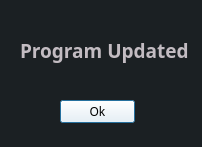
<?xml version="1.0" encoding="UTF-8"?>
<ui version="4.0">
 <class>dlgProgramUpdated</class>
 <widget class="QDialog" name="dlgProgramUpdated">
  <property name="geometry">
   <rect>
    <x>0</x>
    <y>0</y>
    <width>202</width>
    <height>147</height>
   </rect>
  </property>
  <property name="minimumSize">
   <size>
    <width>202</width>
    <height>147</height>
   </size>
  </property>
  <property name="maximumSize">
   <size>
    <width>202</width>
    <height>147</height>
   </size>
  </property>
  <property name="windowTitle">
   <string>Student Added</string>
  </property>
  <property name="styleSheet">
   <string notr="true">background: #1b2023;</string>
  </property>
  <widget class="QPushButton" name="btnProgramUpdated">
   <property name="geometry">
    <rect>
     <x>60</x>
     <y>100</y>
     <width>75</width>
     <height>23</height>
    </rect>
   </property>
   <property name="font">
    <font>
     <family>JetBrains Mono</family>
     <pointsize>9</pointsize>
    </font>
   </property>
   <property name="styleSheet">
    <string notr="true">background: white;
</string>
   </property>
   <property name="text">
    <string>Ok</string>
   </property>
  </widget>
  <widget class="QLabel" name="txtStudentAdded">
   <property name="geometry">
    <rect>
     <x>20</x>
     <y>10</y>
     <width>171</width>
     <height>81</height>
    </rect>
   </property>
   <property name="font">
    <font>
     <family>JetBrains Mono</family>
     <pointsize>14</pointsize>
     <weight>75</weight>
     <bold>true</bold>
    </font>
   </property>
   <property name="styleSheet">
    <string notr="true">color: #c3bcc2;</string>
   </property>
   <property name="text">
    <string>Program Updated</string>
   </property>
  </widget>
 </widget>
 <resources/>
 <connections/>
</ui>
